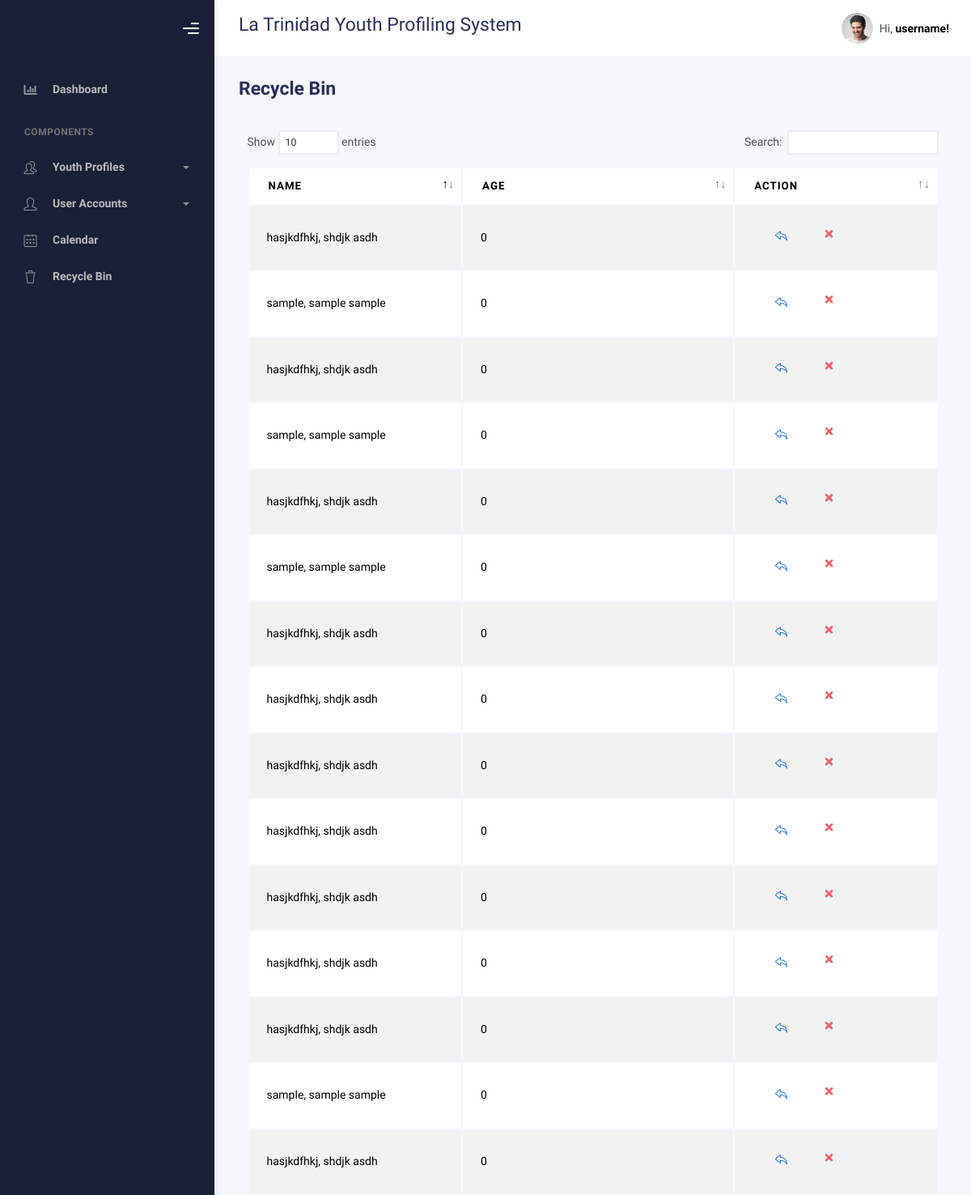
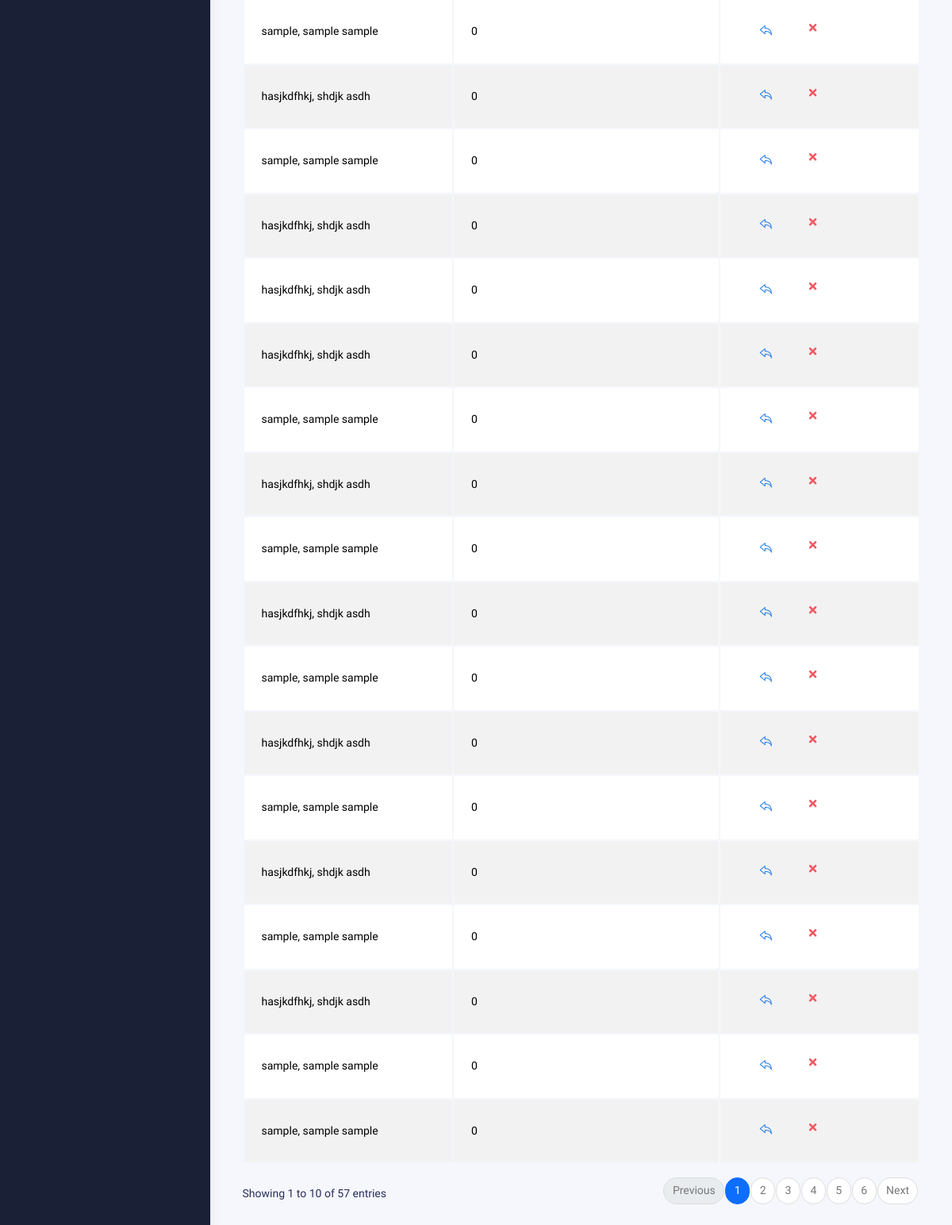
The app's page /bootstrap/temp_recycle.php with its own data (2 pictures, top to bottom).
### tables this page shows
CREATE TABLE `delete_profile` (
  `id` int(11) NOT NULL,
  `lname` varchar(100) NOT NULL,
  `fname` varchar(100) NOT NULL,
  `mname` varchar(100) NOT NULL,
  `suffix` varchar(20) NOT NULL,
  `region` varchar(100) NOT NULL,
  `province` varchar(100) NOT NULL,
  `municipality` varchar(100) NOT NULL,
  `barangay` varchar(100) NOT NULL,
  `purok` varchar(100) NOT NULL,
  `sex` varchar(10) NOT NULL,
  `age` int(11) NOT NULL,
  `email` varchar(100) NOT NULL,
  `birth_month` varchar(20) NOT NULL,
  `birth_day` varchar(20) NOT NULL,
  `birth_year` varchar(20) NOT NULL,
  `contactnumber` varchar(20) NOT NULL,
  `civil_status` varchar(20) NOT NULL,
  `youth_classification` varchar(100) NOT NULL,
  `age_group` varchar(50) NOT NULL,
  `work_status` varchar(50) NOT NULL,
  `educational_background` varchar(50) NOT NULL,
  `register_sk_voter` varchar(50) NOT NULL,
  `voted_last_election` varchar(3) NOT NULL,
  `attended_kk` varchar(3) NOT NULL,
  `times_attended_kk` int(11) NOT NULL,
  `date_created` varchar(50) NOT NULL
);

### bootstrap/temp_recycle.php (the view, shortened to what this page needs)
<?php
include("../conne.php");
$select_sql = "SELECT * FROM delete_profile";
$result = mysqli_query($conn, $select_sql);
?>
<!DOCTYPE html>
<html lang="en">
<head>
    <link rel="stylesheet" href="assets/css/bootstrap.min.css" />
    <link rel="stylesheet" href="assets/css/plugins.min.css" />
    <link rel="stylesheet" href="assets/css/kaiadmin.min.css" />
  </head>
  <body>
  <div class="wrapper">
      <div class="sidebar" data-background-color="dark">
        <div class="sidebar-logo">
          <div class="logo-header" data-background-color="dark">
            <div class="nav-toggle">
              <button class="btn btn-toggle toggle-sidebar">
                <i class="gg-menu-right"></i>
              </button>
            </div>
          </div>
        </div>
        <div class="sidebar-wrapper scrollbar scrollbar-inner">
          <div class="sidebar-content">
            <ul class="nav nav-secondary">
              <li class="nav-item">
                <a
                  href="temp_homepage.php"
                  aria-expanded="false"
                >
                  <i class="fas fa-chart-bar"></i>
                  <p>Dashboard</p>
                </a>
              </li>
              <li class="nav-section">
                <h4 class="text-section">Components</h4>
              </li>
              <li class="nav-item">
                <a data-bs-toggle="collapse" href="#tables">
                  <i class="fas icon-people"></i>
                  <p>Youth Profiles</p>
                  <span class="caret"></span>
                </a>
              </li>
              <li class="nav-item">
                <a data-bs-toggle="collapse" href="#forms">
                  <i class="fas icon-user"></i>
                  <p>User Accounts</p>
                  <span class="caret"></span>
                </a>
              </li>
              <li class="nav-item">
                <a href="calendar.php">
                  <i class="fas icon-calendar"></i>
                  <p>Calendar</p>
                </a>
              </li>
              <li class="nav-item">
                <a href="temp_recycle.php">
                  <i class="fas icon-trash"></i>
                  <p>Recycle Bin</p>
                </a>
              </li>
            </ul>
          </div>
        </div>
      </div>
      <div class="main-panel">
        <div class="main-header">
          <nav
            class="navbar navbar-header navbar-header-transparent navbar-expand-lg border-bottom"
          >
            <div class="container-fluid">
              <h3>La Trinidad Youth Profiling System</h3>
              <ul class="navbar-nav topbar-nav ms-md-auto align-items-center">
                <li class="nav-item topbar-user dropdown hidden-caret">
                  <a
                    class="dropdown-toggle profile-pic"
                    data-bs-toggle="dropdown"
                    aria-expanded="false">
                    <div class="avatar-sm">
                      <img
                        src="assets/img/profile.jpg"
                        alt="..."
                        class="avatar-img rounded-circle"
                      />
                    </div>
                    <span class="profile-username">
                      <span class="op-7">Hi,</span>
                      <span class="fw-bold">username!</span>
                    </span>
                  </a>
                </li>
              </ul>
            </div>
          </nav>
        </div>
        <div class="container">
          <div class="page-inner">
            <div class="page-header">
              <h3 class="fw-bold mb-3">Recycle Bin</h3>
              </div>
              <div class="card-body">
                        <div class="table-responsive">
                            <div id="basic-datatables_wrapper" class="dataTables_wrapper container-fluid dt-bootstrap4"><div class="row"><div class="col-sm-12 col-md-6"><div class="dataTables_length" id="basic-datatables_length"><label>Show <select name="basic-datatables_length" aria-controls="basic-datatables" class="form-control form-control-sm"><option value="10">10</option><option value="25">25</option><option value="50">50</option><option value="100">100</option></select> entries</label></div></div><div class="col-sm-12 col-md-6"><div id="basic-datatables_filter" class="dataTables_filter"><label>Search:<input type="search" class="form-control form-control-sm" placeholder="" aria-controls="basic-datatables"></label></div></div></div><div class="row"><div class="col-sm-12"><table id="basic-datatables" class="display table table-striped table-hover dataTable" role="grid" aria-describedby="basic-datatables_info">
                                <thead>
                                    <tr role="row">
                                        <th class="sorting_asc" tabindex="0" aria-controls="basic-datatables" rowspan="1" colspan="1" aria-sort="ascending" aria-label="Name: activate to sort column descending" style="width: 365.516px;">Name</th>
                                        <th class="sorting" tabindex="0" aria-controls="basic-datatables" rowspan="1" colspan="1" aria-label="Position: activate to sort column ascending" style="width: 541.766px;">Age</th>
                                        <th class="sorting" tabindex="0" aria-controls="basic-datatables" rowspan="1" colspan="1" aria-label="Office: activate to sort column ascending" style="width: 287.266px;">Action</th>
                                </thead>
                                <tbody>
                                <?php
                                while ($row = mysqli_fetch_assoc($result)) {
                                    echo "<tr>";
                                    echo "<td>" . $row['lname'] . ", " . $row['fname'] . " " . $row['mname'] . " " . $row['suffix'] . "</td>";
                                    echo "<td>" . $row['age'] . "</td>";
                                    echo '<td><div class="form-button-action">
                                            <a href="?action=restore&id=' . $row['id'] . '" class="btn btn-link btn-primary btn-lg" data-bs-toggle="tooltip" title="Restore">
                                                <i class="icon-action-undo"></i>
                                            </a>
                                            <a href="?action=delete&id=' . $row['id'] . '" class="btn btn-link btn-danger" data-bs-toggle="tooltip" title="Remove">
                                                <i class="fa fa-times"></i>
                                            </a>
                                            </div>
                                        </td>';
                                    echo "</tr>";
                                }
                                ?>
                                </tbody>
                            </table></div></div><div class="row"><div class="col-sm-12 col-md-5"><div class="dataTables_info" id="basic-datatables_info" role="status" aria-live="polite">Showing 1 to 10 of 57 entries</div></div><div class="col-sm-12 col-md-7"><div class="dataTables_paginate paging_simple_numbers" id="basic-datatables_paginate"><ul class="pagination"><li class="paginate_button page-item previous disabled" id="basic-datatables_previous"><a href="#" aria-controls="basic-datatables" data-dt-idx="0" tabindex="0" class="page-link">Previous</a></li><li class="paginate_button page-item active"><a href="#" aria-controls="basic-datatables" data-dt-idx="1" tabindex="0" class="page-link">1</a></li><li class="paginate_button page-item "><a href="#" aria-controls="basic-datatables" data-dt-idx="2" tabindex="0" class="page-link">2</a></li><li class="paginate_button page-item "><a href="#" aria-controls="basic-datatables" data-dt-idx="3" tabindex="0" class="page-link">3</a></li><li class="paginate_button page-item "><a href="#" aria-controls="basic-datatables" data-dt-idx="4" tabindex="0" class="page-link">4</a></li><li class="paginate_button page-item "><a href="#" aria-controls="basic-datatables" data-dt-idx="5" tabindex="0" class="page-link">5</a></li><li class="paginate_button page-item "><a href="#" aria-controls="basic-datatables" data-dt-idx="6" tabindex="0" class="page-link">6</a></li><li class="paginate_button page-item next" id="basic-datatables_next"><a href="#" aria-controls="basic-datatables" data-dt-idx="7" tabindex="0" class="page-link">Next</a></li></ul></div></div></div></div>
                        </div>
                    </div>
    </body>
</html>

### records on screen
delete_profile: lname "hasjkdfhkj", fname "shdjk", mname "asdh", age "0"
delete_profile: lname "sample", fname "sample", mname "sample", age "0"
delete_profile: lname "hasjkdfhkj", fname "shdjk", mname "asdh", age "0"
delete_profile: lname "sample", fname "sample", mname "sample", age "0"
delete_profile: lname "hasjkdfhkj", fname "shdjk", mname "asdh", age "0"
delete_profile: lname "sample", fname "sample", mname "sample", age "0"
delete_profile: lname "hasjkdfhkj", fname "shdjk", mname "asdh", age "0"
delete_profile: lname "hasjkdfhkj", fname "shdjk", mname "asdh", age "0"
delete_profile: lname "hasjkdfhkj", fname "shdjk", mname "asdh", age "0"
delete_profile: lname "hasjkdfhkj", fname "shdjk", mname "asdh", age "0"
delete_profile: lname "hasjkdfhkj", fname "shdjk", mname "asdh", age "0"
delete_profile: lname "hasjkdfhkj", fname "shdjk", mname "asdh", age "0"
delete_profile: lname "hasjkdfhkj", fname "shdjk", mname "asdh", age "0"
delete_profile: lname "sample", fname "sample", mname "sample", age "0"
delete_profile: lname "hasjkdfhkj", fname "shdjk", mname "asdh", age "0"
delete_profile: lname "sample", fname "sample", mname "sample", age "0"
delete_profile: lname "hasjkdfhkj", fname "shdjk", mname "asdh", age "0"
delete_profile: lname "sample", fname "sample", mname "sample", age "0"
delete_profile: lname "hasjkdfhkj", fname "shdjk", mname "asdh", age "0"
delete_profile: lname "hasjkdfhkj", fname "shdjk", mname "asdh", age "0"
delete_profile: lname "hasjkdfhkj", fname "shdjk", mname "asdh", age "0"
delete_profile: lname "sample", fname "sample", mname "sample", age "0"
delete_profile: lname "hasjkdfhkj", fname "shdjk", mname "asdh", age "0"
delete_profile: lname "sample", fname "sample", mname "sample", age "0"
delete_profile: lname "hasjkdfhkj", fname "shdjk", mname "asdh", age "0"
delete_profile: lname "sample", fname "sample", mname "sample", age "0"
delete_profile: lname "hasjkdfhkj", fname "shdjk", mname "asdh", age "0"
delete_profile: lname "sample", fname "sample", mname "sample", age "0"
delete_profile: lname "hasjkdfhkj", fname "shdjk", mname "asdh", age "0"
delete_profile: lname "sample", fname "sample", mname "sample", age "0"
delete_profile: lname "hasjkdfhkj", fname "shdjk", mname "asdh", age "0"
delete_profile: lname "sample", fname "sample", mname "sample", age "0"
delete_profile: lname "sample", fname "sample", mname "sample", age "0"
